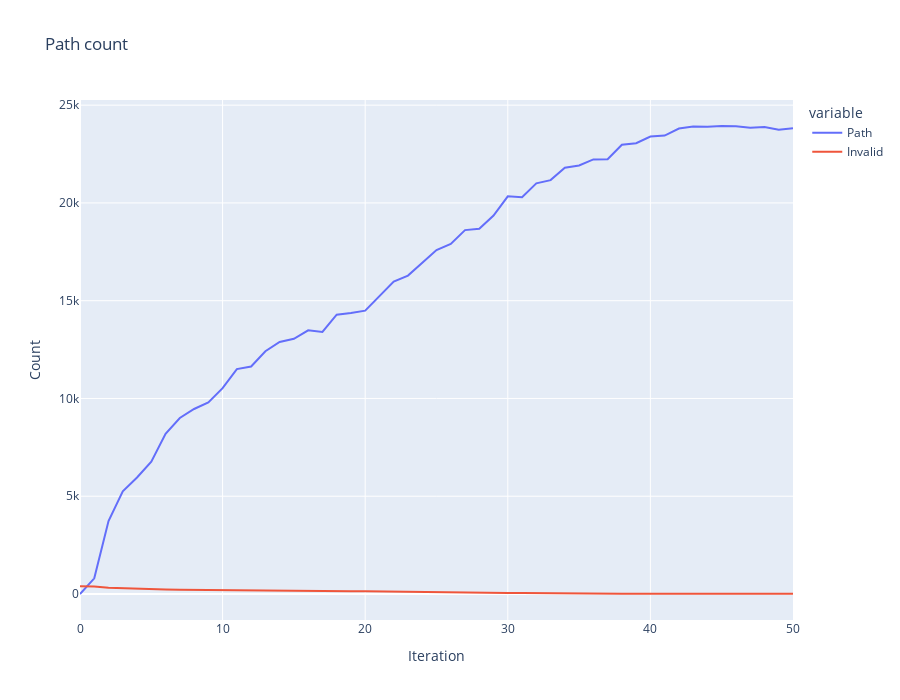

The notebook cell saved with this chart:
### Code cell
plot_history(step1_history)

### Figure 1 — Plotly figure (JSON) as saved in the notebook; plotly's stock layout.template omitted (floating-point values rounded to 4 significant figures)
{"data": [{"hovertemplate": "variable=wide_variable_0<br>Iteration=%{x}<br>Count=%{y}<extra></extra>", "legendgroup": "wide_variable_0", "line": {"color": "#636efa", "dash": "solid"}, "marker": {"symbol": "circle"}, "mode": "lines", "name": "Path", "orientation": "v", "showlegend": true, "x": [0, 1, 2, 3, 4, 5, 6, 7, 8, 9, 10, 11, 12, 13, 14, 15, 16, 17, 18, 19, 20, 21, 22, 23, 24, 25, 26, 27, 28, 29, 30, 31, 32, 33, 34, 35, 36, 37, 38, 39, 40, 41, 42, 43, 44, 45, 46, 47, 48, 49, 50], "xaxis": "x", "y": [0, 803, 3733, 5247, 5961, 6767, 8191, 9002, 9461, 9796, 10529, 11503, 11636, 12413, 12888, 13050, 13486, 13403, 14283, 14367, 14491, 15210, 15976, 16283, 16960, 17588, 17901, 18610, 18679, 19355, 20340, 20296, 21000, 21166, 21804, 21912, 22225, 22234, 22976, 23057, 23393, 23444, 23806, 23906, 23891, 23934, 23923, 23850, 23880, 23738, 23824], "yaxis": "y", "type": "scatter"}, {"hovertemplate": "variable=wide_variable_1<br>Iteration=%{x}<br>Count=%{y}<extra></extra>", "legendgroup": "wide_variable_1", "line": {"color": "#EF553B", "dash": "solid"}, "marker": {"symbol": "circle"}, "mode": "lines", "name": "Invalid", "orientation": "v", "showlegend": true, "x": [0, 1, 2, 3, 4, 5, 6, 7, 8, 9, 10, 11, 12, 13, 14, 15, 16, 17, 18, 19, 20, 21, 22, 23, 24, 25, 26, 27, 28, 29, 30, 31, 32, 33, 34, 35, 36, 37, 38, 39, 40, 41, 42, 43, 44, 45, 46, 47, 48, 49, 50], "xaxis": "x", "y": [400, 378, 317, 287, 271, 257, 233, 221, 211, 208, 194, 181, 178, 167, 160, 159, 155, 154, 140, 139, 136, 124, 114, 108, 94, 87, 83, 74, 73, 59, 50, 51, 41, 41, 32, 33, 26, 22, 15, 16, 13, 13, 6, 5, 6, 6, 6, 6, 8, 9, 9], "yaxis": "y", "type": "scatter"}], "layout": {"xaxis": {"anchor": "y", "domain": [0.0, 1.0], "title": {"text": "Iteration"}}, "yaxis": {"anchor": "x", "domain": [0.0, 1.0], "title": {"text": "Count"}}, "legend": {"title": {"text": "variable"}, "tracegroupgap": 0}, "title": {"text": "Path count"}, "height": 700}}
